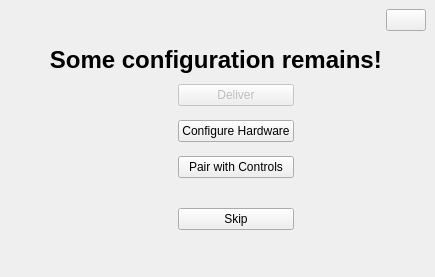
<?xml version="1.0" encoding="UTF-8"?>
<ui version="4.0">
 <class>AgentWindow</class>
 <widget class="QWidget" name="AgentWindow">
  <property name="geometry">
   <rect>
    <x>0</x>
    <y>0</y>
    <width>435</width>
    <height>277</height>
   </rect>
  </property>
  <property name="windowTitle">
   <string>OctoMY™ - Agent</string>
  </property>
  <property name="windowIcon">
   <iconset resource="../../libcore/resources/icons.qrc">
    <normaloff>:/icons/agent.svg</normaloff>:/icons/agent.svg</iconset>
  </property>
  <layout class="QGridLayout" name="gridLayout_3">
   <property name="leftMargin">
    <number>0</number>
   </property>
   <property name="topMargin">
    <number>0</number>
   </property>
   <property name="rightMargin">
    <number>0</number>
   </property>
   <property name="bottomMargin">
    <number>0</number>
   </property>
   <item row="0" column="0">
    <widget class="QStackedWidget" name="stackedWidget">
     <property name="sizePolicy">
      <sizepolicy hsizetype="Expanding" vsizetype="Expanding">
       <horstretch>0</horstretch>
       <verstretch>0</verstretch>
      </sizepolicy>
     </property>
     <property name="currentIndex">
      <number>3</number>
     </property>
     <widget class="QWidget" name="pageDelivery">
      <layout class="QGridLayout" name="gridLayout_5">
       <property name="leftMargin">
        <number>0</number>
       </property>
       <property name="topMargin">
        <number>0</number>
       </property>
       <property name="rightMargin">
        <number>0</number>
       </property>
       <property name="bottomMargin">
        <number>0</number>
       </property>
       <property name="spacing">
        <number>0</number>
       </property>
       <item row="0" column="0">
        <widget class="AgentDeliveryWizard" name="widgetDelivery" native="true"/>
       </item>
      </layout>
     </widget>
     <widget class="QWidget" name="pagePairing">
      <layout class="QVBoxLayout" name="verticalLayout_4">
       <item>
        <layout class="QHBoxLayout" name="horizontalLayout_2">
         <item>
          <widget class="QPushButton" name="pushButtonBack_3">
           <property name="text">
            <string/>
           </property>
           <property name="icon">
            <iconset resource="../../libcore/resources/icons.qrc">
             <normaloff>:/icons/arrow_left.svg</normaloff>:/icons/arrow_left.svg</iconset>
           </property>
          </widget>
         </item>
         <item>
          <spacer name="horizontalSpacer_4">
           <property name="orientation">
            <enum>Qt::Horizontal</enum>
           </property>
           <property name="sizeHint" stdset="0">
            <size>
             <width>40</width>
             <height>20</height>
            </size>
           </property>
          </spacer>
         </item>
        </layout>
       </item>
       <item>
        <widget class="PairingWizard" name="widgetPairing" native="true">
         <property name="sizePolicy">
          <sizepolicy hsizetype="Minimum" vsizetype="Expanding">
           <horstretch>0</horstretch>
           <verstretch>0</verstretch>
          </sizepolicy>
         </property>
        </widget>
       </item>
      </layout>
     </widget>
     <widget class="QWidget" name="pageHardware">
      <layout class="QVBoxLayout" name="verticalLayout_10">
       <item>
        <layout class="QHBoxLayout" name="horizontalLayout_5">
         <item>
          <widget class="QPushButton" name="pushButtonBack_6">
           <property name="text">
            <string/>
           </property>
           <property name="icon">
            <iconset resource="../../libcore/resources/icons.qrc">
             <normaloff>:/icons/arrow_left.svg</normaloff>:/icons/arrow_left.svg</iconset>
           </property>
          </widget>
         </item>
         <item>
          <spacer name="horizontalSpacer_7">
           <property name="orientation">
            <enum>Qt::Horizontal</enum>
           </property>
           <property name="sizeHint" stdset="0">
            <size>
             <width>40</width>
             <height>20</height>
            </size>
           </property>
          </spacer>
         </item>
        </layout>
       </item>
       <item>
        <widget class="HardwareWizard" name="widgetHardware" native="true">
         <property name="sizePolicy">
          <sizepolicy hsizetype="Expanding" vsizetype="Expanding">
           <horstretch>0</horstretch>
           <verstretch>0</verstretch>
          </sizepolicy>
         </property>
        </widget>
       </item>
      </layout>
     </widget>
     <widget class="QWidget" name="pageRunning">
      <layout class="QGridLayout" name="gridLayout_2">
       <property name="leftMargin">
        <number>0</number>
       </property>
       <property name="topMargin">
        <number>0</number>
       </property>
       <property name="rightMargin">
        <number>0</number>
       </property>
       <property name="bottomMargin">
        <number>0</number>
       </property>
       <property name="spacing">
        <number>0</number>
       </property>
       <item row="0" column="0">
        <widget class="QWidget" name="widget" native="true">
         <layout class="QVBoxLayout" name="verticalLayout_5">
          <item>
           <widget class="QWidget" name="widgetHamburgerMenu" native="true">
            <property name="contextMenuPolicy">
             <enum>Qt::ActionsContextMenu</enum>
            </property>
            <layout class="QVBoxLayout" name="verticalLayout_7">
             <property name="spacing">
              <number>0</number>
             </property>
             <property name="leftMargin">
              <number>0</number>
             </property>
             <property name="topMargin">
              <number>0</number>
             </property>
             <property name="rightMargin">
              <number>0</number>
             </property>
             <property name="bottomMargin">
              <number>0</number>
             </property>
             <item>
              <layout class="QHBoxLayout" name="horizontalLayout">
               <item>
                <spacer name="horizontalSpacer_2">
                 <property name="orientation">
                  <enum>Qt::Horizontal</enum>
                 </property>
                 <property name="sizeHint" stdset="0">
                  <size>
                   <width>40</width>
                   <height>20</height>
                  </size>
                 </property>
                </spacer>
               </item>
               <item>
                <widget class="QPushButton" name="pushButtonMenu">
                 <property name="text">
                  <string/>
                 </property>
                 <property name="icon">
                  <iconset resource="../../libcore/resources/icons.qrc">
                   <normaloff>:/icons/menu.svg</normaloff>:/icons/menu.svg</iconset>
                 </property>
                </widget>
               </item>
              </layout>
             </item>
            </layout>
           </widget>
          </item>
          <item>
           <widget class="QStackedWidget" name="stackedWidgetFaceOrConfig">
            <property name="currentIndex">
             <number>1</number>
            </property>
            <widget class="QWidget" name="pageFace">
             <layout class="QGridLayout" name="gridLayout_7">
              <item row="0" column="0">
               <widget class="FaceWidget" name="widgetFace" native="true">
                <property name="sizePolicy">
                 <sizepolicy hsizetype="Minimum" vsizetype="Expanding">
                  <horstretch>0</horstretch>
                  <verstretch>0</verstretch>
                 </sizepolicy>
                </property>
                <property name="minimumSize">
                 <size>
                  <width>0</width>
                  <height>0</height>
                 </size>
                </property>
               </widget>
              </item>
             </layout>
            </widget>
            <widget class="QWidget" name="pageConfig">
             <layout class="QGridLayout" name="gridLayout_8">
              <item row="1" column="1">
               <widget class="LightWidget" name="widgetDeliveryStatus" native="true">
                <property name="sizePolicy">
                 <sizepolicy hsizetype="Minimum" vsizetype="Minimum">
                  <horstretch>0</horstretch>
                  <verstretch>0</verstretch>
                 </sizepolicy>
                </property>
                <property name="minimumSize">
                 <size>
                  <width>30</width>
                  <height>30</height>
                 </size>
                </property>
               </widget>
              </item>
              <item row="2" column="0">
               <spacer name="horizontalSpacer_8">
                <property name="orientation">
                 <enum>Qt::Horizontal</enum>
                </property>
                <property name="sizeHint" stdset="0">
                 <size>
                  <width>40</width>
                  <height>20</height>
                 </size>
                </property>
               </spacer>
              </item>
              <item row="2" column="1">
               <widget class="LightWidget" name="widgetHardwareStatus" native="true">
                <property name="sizePolicy">
                 <sizepolicy hsizetype="Minimum" vsizetype="Minimum">
                  <horstretch>0</horstretch>
                  <verstretch>0</verstretch>
                 </sizepolicy>
                </property>
                <property name="minimumSize">
                 <size>
                  <width>30</width>
                  <height>30</height>
                 </size>
                </property>
               </widget>
              </item>
              <item row="2" column="2">
               <widget class="QPushButton" name="pushButtonConfigureHardware">
                <property name="toolTip">
                 <string>Configure controller, actuators and motor lobes of this Agent.</string>
                </property>
                <property name="text">
                 <string>Configure Hardware</string>
                </property>
               </widget>
              </item>
              <item row="2" column="3">
               <spacer name="horizontalSpacer_9">
                <property name="orientation">
                 <enum>Qt::Horizontal</enum>
                </property>
                <property name="sizeHint" stdset="0">
                 <size>
                  <width>40</width>
                  <height>20</height>
                 </size>
                </property>
               </spacer>
              </item>
              <item row="3" column="1">
               <widget class="LightWidget" name="widgetPairStatus" native="true">
                <property name="sizePolicy">
                 <sizepolicy hsizetype="Minimum" vsizetype="Minimum">
                  <horstretch>0</horstretch>
                  <verstretch>0</verstretch>
                 </sizepolicy>
                </property>
                <property name="minimumSize">
                 <size>
                  <width>30</width>
                  <height>30</height>
                 </size>
                </property>
               </widget>
              </item>
              <item row="3" column="2">
               <widget class="QPushButton" name="pushButtonPairWithControls">
                <property name="toolTip">
                 <string>Connect this Agent with controls.</string>
                </property>
                <property name="text">
                 <string>Pair with Controls</string>
                </property>
               </widget>
              </item>
              <item row="4" column="2">
               <widget class="QLabel" name="label_2">
                <property name="text">
                 <string/>
                </property>
               </widget>
              </item>
              <item row="5" column="2">
               <widget class="QPushButton" name="pushButtonSkipConfig">
                <property name="toolTip">
                 <string>Skip any remaining configuration for now. You can start configuration from the main menu, or from this screen next time Agent launches.</string>
                </property>
                <property name="text">
                 <string>Skip</string>
                </property>
               </widget>
              </item>
              <item row="6" column="2">
               <spacer name="verticalSpacer">
                <property name="orientation">
                 <enum>Qt::Vertical</enum>
                </property>
                <property name="sizeHint" stdset="0">
                 <size>
                  <width>20</width>
                  <height>40</height>
                 </size>
                </property>
               </spacer>
              </item>
              <item row="1" column="2">
               <widget class="QPushButton" name="pushButtonDeliver">
                <property name="enabled">
                 <bool>false</bool>
                </property>
                <property name="toolTip">
                 <string>Generate an ID and set a name for this Agent.</string>
                </property>
                <property name="text">
                 <string>Deliver</string>
                </property>
               </widget>
              </item>
              <item row="0" column="0" colspan="4">
               <widget class="QLabel" name="label">
                <property name="sizePolicy">
                 <sizepolicy hsizetype="Expanding" vsizetype="Expanding">
                  <horstretch>0</horstretch>
                  <verstretch>0</verstretch>
                 </sizepolicy>
                </property>
                <property name="text">
                 <string>&lt;h1&gt;Some configuration remains!&lt;/h1&gt;
</string>
                </property>
                <property name="alignment">
                 <set>Qt::AlignCenter</set>
                </property>
               </widget>
              </item>
             </layout>
            </widget>
           </widget>
          </item>
          <item>
           <widget class="IdenticonWidget" name="widgetIdenticon" native="true">
            <property name="sizePolicy">
             <sizepolicy hsizetype="Minimum" vsizetype="Minimum">
              <horstretch>0</horstretch>
              <verstretch>0</verstretch>
             </sizepolicy>
            </property>
            <property name="minimumSize">
             <size>
              <width>200</width>
              <height>0</height>
             </size>
            </property>
            <layout class="QVBoxLayout" name="verticalLayout_2">
             <property name="spacing">
              <number>0</number>
             </property>
             <property name="leftMargin">
              <number>0</number>
             </property>
             <property name="topMargin">
              <number>0</number>
             </property>
             <property name="rightMargin">
              <number>0</number>
             </property>
             <property name="bottomMargin">
              <number>0</number>
             </property>
            </layout>
           </widget>
          </item>
         </layout>
        </widget>
       </item>
      </layout>
     </widget>
     <widget class="QWidget" name="pagePlan">
      <layout class="QVBoxLayout" name="verticalLayout_9">
       <item>
        <layout class="QHBoxLayout" name="horizontalLayout_4">
         <item>
          <widget class="QPushButton" name="pushButtonBack_5">
           <property name="text">
            <string/>
           </property>
           <property name="icon">
            <iconset resource="../../libcore/resources/icons.qrc">
             <normaloff>:/icons/arrow_left.svg</normaloff>:/icons/arrow_left.svg</iconset>
           </property>
          </widget>
         </item>
         <item>
          <spacer name="horizontalSpacer_6">
           <property name="orientation">
            <enum>Qt::Horizontal</enum>
           </property>
           <property name="sizeHint" stdset="0">
            <size>
             <width>40</width>
             <height>20</height>
            </size>
           </property>
          </spacer>
         </item>
        </layout>
       </item>
       <item>
        <widget class="PlanEditor" name="widgetPlanEditor" native="true">
         <property name="sizePolicy">
          <sizepolicy hsizetype="Minimum" vsizetype="Expanding">
           <horstretch>0</horstretch>
           <verstretch>0</verstretch>
          </sizepolicy>
         </property>
        </widget>
       </item>
      </layout>
     </widget>
     <widget class="QWidget" name="pageConfirmQuit">
      <layout class="QVBoxLayout" name="verticalLayout_3">
       <item>
        <layout class="QHBoxLayout" name="horizontalLayout_3">
         <item>
          <widget class="QPushButton" name="pushButtonBack_4">
           <property name="text">
            <string/>
           </property>
           <property name="icon">
            <iconset resource="../../libcore/resources/icons.qrc">
             <normaloff>:/icons/arrow_left.svg</normaloff>:/icons/arrow_left.svg</iconset>
           </property>
          </widget>
         </item>
         <item>
          <spacer name="horizontalSpacer_5">
           <property name="orientation">
            <enum>Qt::Horizontal</enum>
           </property>
           <property name="sizeHint" stdset="0">
            <size>
             <width>40</width>
             <height>20</height>
            </size>
           </property>
          </spacer>
         </item>
        </layout>
       </item>
       <item>
        <spacer name="verticalSpacer_3">
         <property name="orientation">
          <enum>Qt::Vertical</enum>
         </property>
         <property name="sizeHint" stdset="0">
          <size>
           <width>20</width>
           <height>256</height>
          </size>
         </property>
        </spacer>
       </item>
       <item>
        <widget class="QPushButton" name="pushButtonConfirmQuit">
         <property name="palette">
          <palette>
           <active>
            <colorrole role="WindowText">
             <brush brushstyle="SolidPattern">
              <color alpha="255">
               <red>0</red>
               <green>0</green>
               <blue>0</blue>
              </color>
             </brush>
            </colorrole>
            <colorrole role="Button">
             <brush brushstyle="SolidPattern">
              <color alpha="255">
               <red>255</red>
               <green>86</green>
               <blue>0</blue>
              </color>
             </brush>
            </colorrole>
            <colorrole role="Light">
             <brush brushstyle="SolidPattern">
              <color alpha="255">
               <red>255</red>
               <green>171</green>
               <blue>127</blue>
              </color>
             </brush>
            </colorrole>
            <colorrole role="Midlight">
             <brush brushstyle="SolidPattern">
              <color alpha="255">
               <red>255</red>
               <green>128</green>
               <blue>63</blue>
              </color>
             </brush>
            </colorrole>
            <colorrole role="Dark">
             <brush brushstyle="SolidPattern">
              <color alpha="255">
               <red>127</red>
               <green>43</green>
               <blue>0</blue>
              </color>
             </brush>
            </colorrole>
            <colorrole role="Mid">
             <brush brushstyle="SolidPattern">
              <color alpha="255">
               <red>170</red>
               <green>57</green>
               <blue>0</blue>
              </color>
             </brush>
            </colorrole>
            <colorrole role="Text">
             <brush brushstyle="SolidPattern">
              <color alpha="255">
               <red>0</red>
               <green>0</green>
               <blue>0</blue>
              </color>
             </brush>
            </colorrole>
            <colorrole role="BrightText">
             <brush brushstyle="SolidPattern">
              <color alpha="255">
               <red>255</red>
               <green>255</green>
               <blue>255</blue>
              </color>
             </brush>
            </colorrole>
            <colorrole role="ButtonText">
             <brush brushstyle="SolidPattern">
              <color alpha="255">
               <red>0</red>
               <green>0</green>
               <blue>0</blue>
              </color>
             </brush>
            </colorrole>
            <colorrole role="Base">
             <brush brushstyle="SolidPattern">
              <color alpha="255">
               <red>255</red>
               <green>255</green>
               <blue>255</blue>
              </color>
             </brush>
            </colorrole>
            <colorrole role="Window">
             <brush brushstyle="SolidPattern">
              <color alpha="255">
               <red>255</red>
               <green>86</green>
               <blue>0</blue>
              </color>
             </brush>
            </colorrole>
            <colorrole role="Shadow">
             <brush brushstyle="SolidPattern">
              <color alpha="255">
               <red>0</red>
               <green>0</green>
               <blue>0</blue>
              </color>
             </brush>
            </colorrole>
            <colorrole role="AlternateBase">
             <brush brushstyle="SolidPattern">
              <color alpha="255">
               <red>255</red>
               <green>170</green>
               <blue>127</blue>
              </color>
             </brush>
            </colorrole>
            <colorrole role="ToolTipBase">
             <brush brushstyle="SolidPattern">
              <color alpha="255">
               <red>255</red>
               <green>255</green>
               <blue>220</blue>
              </color>
             </brush>
            </colorrole>
            <colorrole role="ToolTipText">
             <brush brushstyle="SolidPattern">
              <color alpha="255">
               <red>0</red>
               <green>0</green>
               <blue>0</blue>
              </color>
             </brush>
            </colorrole>
           </active>
           <inactive>
            <colorrole role="WindowText">
             <brush brushstyle="SolidPattern">
              <color alpha="255">
               <red>0</red>
               <green>0</green>
               <blue>0</blue>
              </color>
             </brush>
            </colorrole>
            <colorrole role="Button">
             <brush brushstyle="SolidPattern">
              <color alpha="255">
               <red>255</red>
               <green>86</green>
               <blue>0</blue>
              </color>
             </brush>
            </colorrole>
            <colorrole role="Light">
             <brush brushstyle="SolidPattern">
              <color alpha="255">
               <red>255</red>
               <green>171</green>
               <blue>127</blue>
              </color>
             </brush>
            </colorrole>
            <colorrole role="Midlight">
             <brush brushstyle="SolidPattern">
              <color alpha="255">
               <red>255</red>
               <green>128</green>
               <blue>63</blue>
              </color>
             </brush>
            </colorrole>
            <colorrole role="Dark">
             <brush brushstyle="SolidPattern">
              <color alpha="255">
               <red>127</red>
               <green>43</green>
               <blue>0</blue>
              </color>
             </brush>
            </colorrole>
            <colorrole role="Mid">
             <brush brushstyle="SolidPattern">
              <color alpha="255">
               <red>170</red>
               <green>57</green>
               <blue>0</blue>
              </color>
             </brush>
            </colorrole>
            <colorrole role="Text">
             <brush brushstyle="SolidPattern">
              <color alpha="255">
               <red>0</red>
               <green>0</green>
               <blue>0</blue>
              </color>
             </brush>
            </colorrole>
            <colorrole role="BrightText">
             <brush brushstyle="SolidPattern">
              <color alpha="255">
               <red>255</red>
               <green>255</green>
               <blue>255</blue>
              </color>
             </brush>
            </colorrole>
            <colorrole role="ButtonText">
             <brush brushstyle="SolidPattern">
              <color alpha="255">
               <red>0</red>
               <green>0</green>
               <blue>0</blue>
              </color>
             </brush>
            </colorrole>
            <colorrole role="Base">
             <brush brushstyle="SolidPattern">
              <color alpha="255">
               <red>255</red>
               <green>255</green>
               <blue>255</blue>
              </color>
             </brush>
            </colorrole>
            <colorrole role="Window">
             <brush brushstyle="SolidPattern">
              <color alpha="255">
               <red>255</red>
               <green>86</green>
               <blue>0</blue>
              </color>
             </brush>
            </colorrole>
            <colorrole role="Shadow">
             <brush brushstyle="SolidPattern">
              <color alpha="255">
               <red>0</red>
               <green>0</green>
               <blue>0</blue>
              </color>
             </brush>
            </colorrole>
            <colorrole role="AlternateBase">
             <brush brushstyle="SolidPattern">
              <color alpha="255">
               <red>255</red>
               <green>170</green>
               <blue>127</blue>
              </color>
             </brush>
            </colorrole>
            <colorrole role="ToolTipBase">
             <brush brushstyle="SolidPattern">
              <color alpha="255">
               <red>255</red>
               <green>255</green>
               <blue>220</blue>
              </color>
             </brush>
            </colorrole>
            <colorrole role="ToolTipText">
             <brush brushstyle="SolidPattern">
              <color alpha="255">
               <red>0</red>
               <green>0</green>
               <blue>0</blue>
              </color>
             </brush>
            </colorrole>
           </inactive>
           <disabled>
            <colorrole role="WindowText">
             <brush brushstyle="SolidPattern">
              <color alpha="255">
               <red>127</red>
               <green>43</green>
               <blue>0</blue>
              </color>
             </brush>
            </colorrole>
            <colorrole role="Button">
             <brush brushstyle="SolidPattern">
              <color alpha="255">
               <red>255</red>
               <green>86</green>
               <blue>0</blue>
              </color>
             </brush>
            </colorrole>
            <colorrole role="Light">
             <brush brushstyle="SolidPattern">
              <color alpha="255">
               <red>255</red>
               <green>171</green>
               <blue>127</blue>
              </color>
             </brush>
            </colorrole>
            <colorrole role="Midlight">
             <brush brushstyle="SolidPattern">
              <color alpha="255">
               <red>255</red>
               <green>128</green>
               <blue>63</blue>
              </color>
             </brush>
            </colorrole>
            <colorrole role="Dark">
             <brush brushstyle="SolidPattern">
              <color alpha="255">
               <red>127</red>
               <green>43</green>
               <blue>0</blue>
              </color>
             </brush>
            </colorrole>
            <colorrole role="Mid">
             <brush brushstyle="SolidPattern">
              <color alpha="255">
               <red>170</red>
               <green>57</green>
               <blue>0</blue>
              </color>
             </brush>
            </colorrole>
            <colorrole role="Text">
             <brush brushstyle="SolidPattern">
              <color alpha="255">
               <red>127</red>
               <green>43</green>
               <blue>0</blue>
              </color>
             </brush>
            </colorrole>
            <colorrole role="BrightText">
             <brush brushstyle="SolidPattern">
              <color alpha="255">
               <red>255</red>
               <green>255</green>
               <blue>255</blue>
              </color>
             </brush>
            </colorrole>
            <colorrole role="ButtonText">
             <brush brushstyle="SolidPattern">
              <color alpha="255">
               <red>127</red>
               <green>43</green>
               <blue>0</blue>
              </color>
             </brush>
            </colorrole>
            <colorrole role="Base">
             <brush brushstyle="SolidPattern">
              <color alpha="255">
               <red>255</red>
               <green>86</green>
               <blue>0</blue>
              </color>
             </brush>
            </colorrole>
            <colorrole role="Window">
             <brush brushstyle="SolidPattern">
              <color alpha="255">
               <red>255</red>
               <green>86</green>
               <blue>0</blue>
              </color>
             </brush>
            </colorrole>
            <colorrole role="Shadow">
             <brush brushstyle="SolidPattern">
              <color alpha="255">
               <red>0</red>
               <green>0</green>
               <blue>0</blue>
              </color>
             </brush>
            </colorrole>
            <colorrole role="AlternateBase">
             <brush brushstyle="SolidPattern">
              <color alpha="255">
               <red>255</red>
               <green>86</green>
               <blue>0</blue>
              </color>
             </brush>
            </colorrole>
            <colorrole role="ToolTipBase">
             <brush brushstyle="SolidPattern">
              <color alpha="255">
               <red>255</red>
               <green>255</green>
               <blue>220</blue>
              </color>
             </brush>
            </colorrole>
            <colorrole role="ToolTipText">
             <brush brushstyle="SolidPattern">
              <color alpha="255">
               <red>0</red>
               <green>0</green>
               <blue>0</blue>
              </color>
             </brush>
            </colorrole>
           </disabled>
          </palette>
         </property>
         <property name="text">
          <string>Confirm Quit</string>
         </property>
         <property name="default">
          <bool>false</bool>
         </property>
         <property name="flat">
          <bool>false</bool>
         </property>
        </widget>
       </item>
       <item>
        <spacer name="verticalSpacer_2">
         <property name="orientation">
          <enum>Qt::Vertical</enum>
         </property>
         <property name="sizeHint" stdset="0">
          <size>
           <width>20</width>
           <height>256</height>
          </size>
         </property>
        </spacer>
       </item>
      </layout>
     </widget>
     <widget class="QWidget" name="pageTest">
      <layout class="QGridLayout" name="gridLayout_6">
       <item row="0" column="0">
        <widget class="GaitWidget" name="widgetGait" native="true"/>
       </item>
      </layout>
     </widget>
     <widget class="QWidget" name="pageCamera">
      <layout class="QGridLayout" name="gridLayout">
       <property name="leftMargin">
        <number>0</number>
       </property>
       <property name="topMargin">
        <number>0</number>
       </property>
       <property name="rightMargin">
        <number>0</number>
       </property>
       <property name="bottomMargin">
        <number>0</number>
       </property>
       <property name="spacing">
        <number>0</number>
       </property>
       <item row="0" column="1">
        <spacer name="horizontalSpacer">
         <property name="orientation">
          <enum>Qt::Horizontal</enum>
         </property>
         <property name="sizeHint" stdset="0">
          <size>
           <width>40</width>
           <height>20</height>
          </size>
         </property>
        </spacer>
       </item>
       <item row="1" column="0" colspan="2">
        <widget class="Camera" name="widgetCamera" native="true"/>
       </item>
       <item row="0" column="0">
        <widget class="QPushButton" name="pushButtonBack">
         <property name="text">
          <string/>
         </property>
         <property name="icon">
          <iconset resource="../../libcore/resources/icons.qrc">
           <normaloff>:/icons/arrow_left.svg</normaloff>:/icons/arrow_left.svg</iconset>
         </property>
        </widget>
       </item>
      </layout>
     </widget>
     <widget class="QWidget" name="pageBirthCertificate">
      <layout class="QGridLayout" name="gridLayout_4">
       <item row="0" column="0">
        <widget class="QPushButton" name="pushButtonBack_2">
         <property name="text">
          <string/>
         </property>
         <property name="icon">
          <iconset resource="../../libcore/resources/icons.qrc">
           <normaloff>:/icons/arrow_left.svg</normaloff>:/icons/arrow_left.svg</iconset>
         </property>
        </widget>
       </item>
       <item row="0" column="1">
        <spacer name="horizontalSpacer_3">
         <property name="orientation">
          <enum>Qt::Horizontal</enum>
         </property>
         <property name="sizeHint" stdset="0">
          <size>
           <width>590</width>
           <height>20</height>
          </size>
         </property>
        </spacer>
       </item>
       <item row="1" column="0" colspan="2">
        <widget class="PortableIDWidget" name="widgetBirthCertificate" native="true"/>
       </item>
      </layout>
     </widget>
     <widget class="QWidget" name="pageQuit">
      <layout class="QVBoxLayout" name="verticalLayout">
       <item>
        <spacer name="verticalSpacer_5">
         <property name="orientation">
          <enum>Qt::Vertical</enum>
         </property>
         <property name="sizeHint" stdset="0">
          <size>
           <width>20</width>
           <height>112</height>
          </size>
         </property>
        </spacer>
       </item>
       <item>
        <widget class="QLabel" name="label_3">
         <property name="text">
          <string>Application is terminating...</string>
         </property>
         <property name="alignment">
          <set>Qt::AlignCenter</set>
         </property>
        </widget>
       </item>
       <item>
        <spacer name="verticalSpacer_4">
         <property name="orientation">
          <enum>Qt::Vertical</enum>
         </property>
         <property name="sizeHint" stdset="0">
          <size>
           <width>20</width>
           <height>111</height>
          </size>
         </property>
        </spacer>
       </item>
      </layout>
     </widget>
    </widget>
   </item>
  </layout>
 </widget>
 <customwidgets>
  <customwidget>
   <class>PlanEditor</class>
   <extends>QWidget</extends>
   <header location="global">widgets/planedit/PlanEditor.hpp</header>
   <container>1</container>
  </customwidget>
  <customwidget>
   <class>PairingWizard</class>
   <extends>QWidget</extends>
   <header location="global">widgets/PairingWizard.hpp</header>
   <container>1</container>
  </customwidget>
  <customwidget>
   <class>GaitWidget</class>
   <extends>QWidget</extends>
   <header location="global">gait/GaitWidget.hpp</header>
   <container>1</container>
  </customwidget>
  <customwidget>
   <class>IdenticonWidget</class>
   <extends>QWidget</extends>
   <header location="global">widgets/IdenticonWidget.hpp</header>
   <container>1</container>
  </customwidget>
  <customwidget>
   <class>Camera</class>
   <extends>QWidget</extends>
   <header location="global">camera/Camera.hpp</header>
   <container>1</container>
  </customwidget>
  <customwidget>
   <class>PortableIDWidget</class>
   <extends>QWidget</extends>
   <header location="global">widgets/PortableIDWidget.hpp</header>
   <container>1</container>
  </customwidget>
  <customwidget>
   <class>FaceWidget</class>
   <extends>QWidget</extends>
   <header location="global">widgets/FaceWidget.hpp</header>
   <container>1</container>
  </customwidget>
  <customwidget>
   <class>LightWidget</class>
   <extends>QWidget</extends>
   <header location="global">widgets/LightWidget.hpp</header>
   <container>1</container>
  </customwidget>
  <customwidget>
   <class>AgentDeliveryWizard</class>
   <extends>QWidget</extends>
   <header location="global">widgets/AgentDeliveryWizard.hpp</header>
   <container>1</container>
  </customwidget>
  <customwidget>
   <class>HardwareWizard</class>
   <extends>QWidget</extends>
   <header location="global">widgets/HardwareWizard.hpp</header>
   <container>1</container>
  </customwidget>
 </customwidgets>
 <resources>
  <include location="../../libcore/resources/icons.qrc"/>
  <include location="../../libcore/resources/icons.qrc"/>
 </resources>
 <connections/>
</ui>
